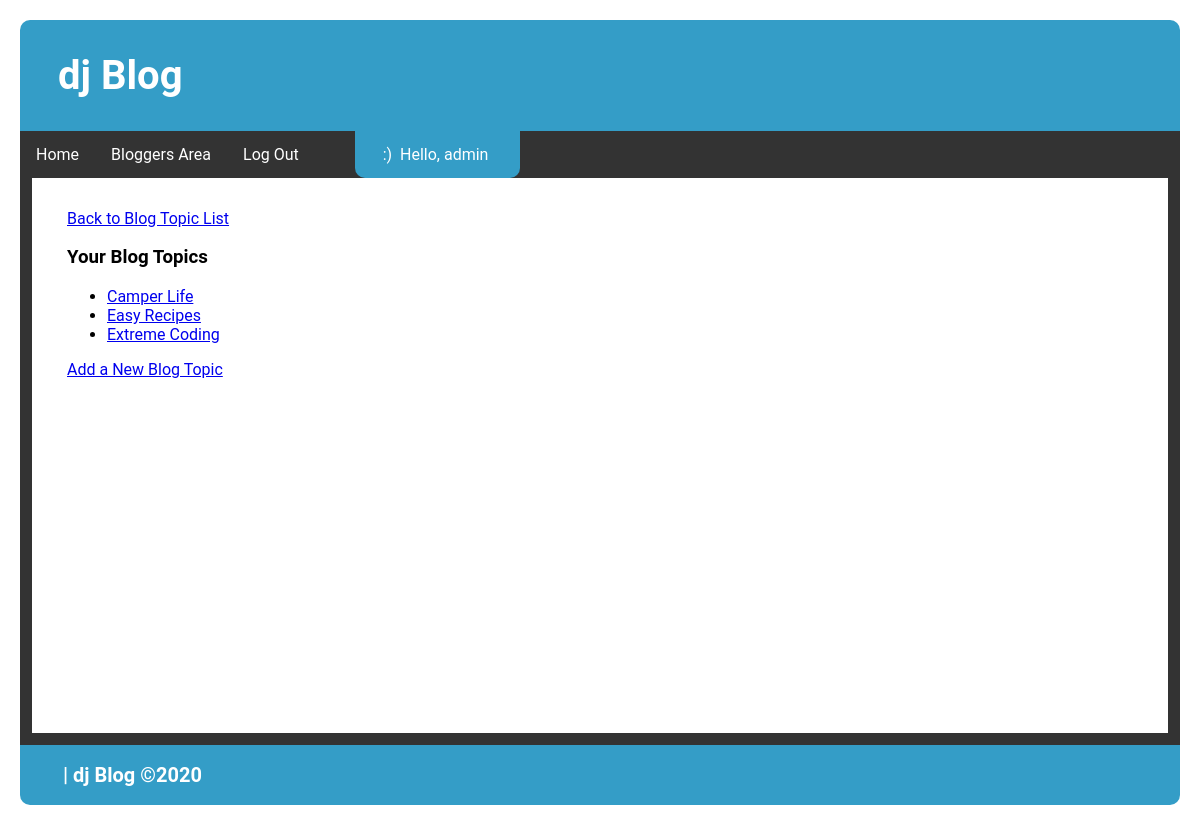
The app's page /topics/ (signed in), older data.
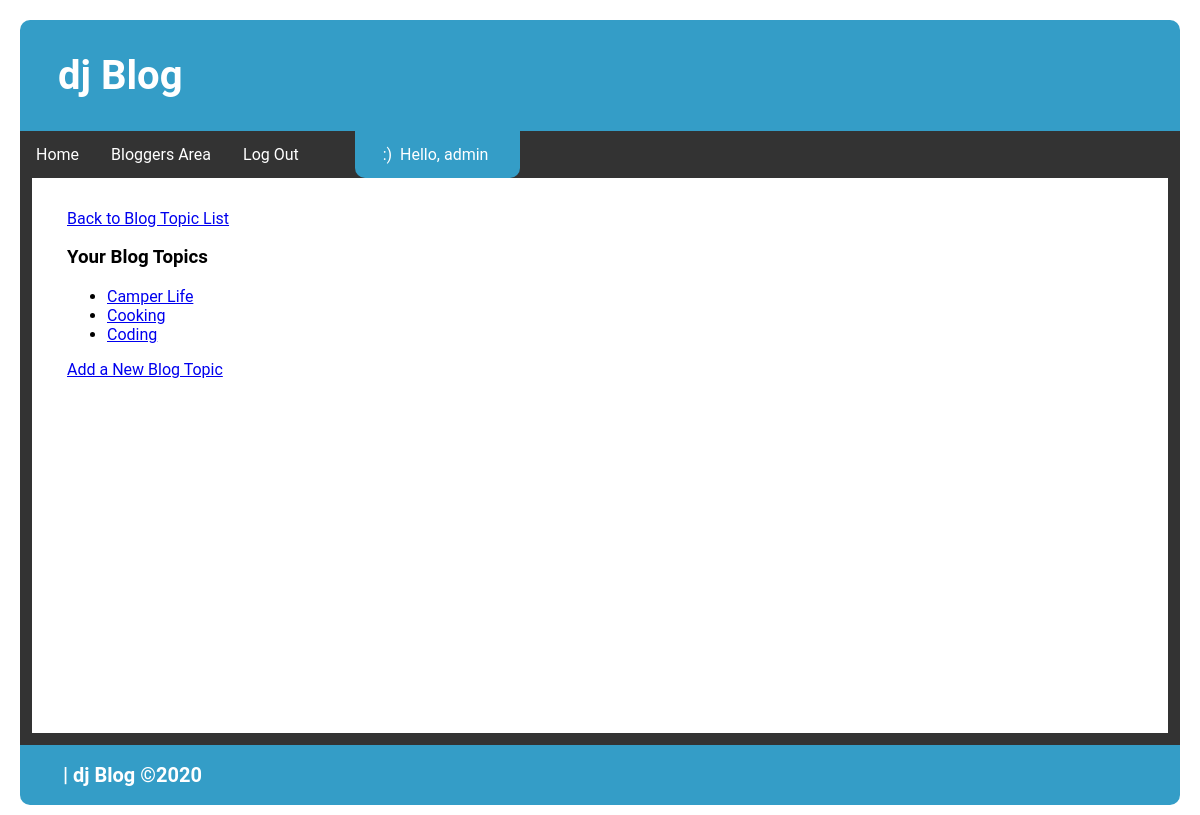
The same page, newer data.
### blog_app/models.py (models this page shows)
class Topic(models.Model):
    text = models.CharField(max_length=255)
    date_added = models.DateTimeField(auto_now_add=True)
    owner = models.ForeignKey(User, on_delete=models.CASCADE)
    def __str__(self):
        return self.text

### blog_app/views.py (the view)
# urls.py: path('topics/', views.topics, name='topics'),
@login_required
def topics(request):
    topics = Topic.objects.filter(owner=request.user).order_by('date_added')
    content = {"topics": topics}
    return render(request, 'blog_app/blog_topics.html', content)

### blog_app/templates/blog_app/blog_topics.html
{% extends 'blog_app/base.html' %}
{%load static %}
{% block content %}
<p><a href="{% url 'blog_app:index' %}">Back to Blog Topic List</a></p>
<div>
    <h3>Your Blog Topics</h3>
</div>
<ul>
    {% for topic in topics %}
        <li>
            <a href="{% url 'blog_app:topic' topic.id %}">{{ topic }}</a>
        </li>
    {% empty %}
        <li>No Blog Topics have been added yet.</li>
    {% endfor %}
</ul>
<a href="{% url 'blog_app:new_topic' %}">Add a New Blog Topic</a>
{% endblock content %}

Row changes from the older to the newer data that the page shows:
changed Topic: text "Easy Recipes" → "Cooking"
changed Topic: text "Extreme Coding" → "Coding"
